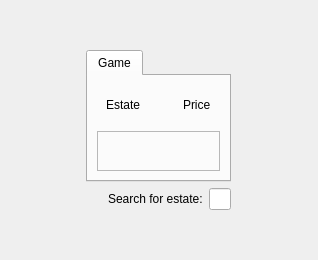
<?xml version="1.0" encoding="UTF-8"?>
<ui version="4.0">
  <class>Field</class>
  <widget class="QWidget" name="Field">
    <property name="geometry">
      <rect>
        <x>0</x>
        <y>0</y>
        <width>318</width>
        <height>260</height>
      </rect>
    </property>
    <property name="windowTitle">
      <string notr="true">Form</string>
    </property>
    <layout class="QGridLayout" name="gridLayout">
      <item row="0" column="3">
        <spacer name="verticalSpacer_2">
          <property name="orientation">
            <enum>Qt::Vertical</enum>
          </property>
          <property name="sizeHint" stdset="0">
            <size>
              <width>20</width>
              <height>128</height>
            </size>
          </property>
        </spacer>
      </item>
      <item row="2" column="0">
        <spacer name="horizontalSpacer">
          <property name="orientation">
            <enum>Qt::Horizontal</enum>
          </property>
          <property name="sizeHint" stdset="0">
            <size>
              <width>177</width>
              <height>20</height>
            </size>
          </property>
        </spacer>
      </item>
      <item row="2" column="5">
        <spacer name="horizontalSpacer_2">
          <property name="orientation">
            <enum>Qt::Horizontal</enum>
          </property>
          <property name="sizeHint" stdset="0">
            <size>
              <width>177</width>
              <height>20</height>
            </size>
          </property>
        </spacer>
      </item>
      <item row="3" column="3">
        <spacer name="verticalSpacer">
          <property name="orientation">
            <enum>Qt::Vertical</enum>
          </property>
          <property name="sizeHint" stdset="0">
            <size>
              <width>20</width>
              <height>128</height>
            </size>
          </property>
        </spacer>
      </item>
      <item row="2" column="3">
        <widget class="QWidget" name="centWidget" native="true">
          <layout class="QVBoxLayout" name="verticalLayout_2">
            <item>
              <widget class="QTabWidget" name="tabWidget">
                <property name="tabPosition">
                  <enum>QTabWidget::North</enum>
                </property>
                <property name="currentIndex">
                  <number>0</number>
                </property>
                <widget class="QWidget" name="tab_3">
                  <attribute name="title">
                    <string>Game</string>
                  </attribute>
                  <layout class="QVBoxLayout" name="verticalLayout_3">
                    <item>
                      <layout class="QVBoxLayout" name="center">
                        <item>
                          <layout class="QVBoxLayout" name="verticalLayout">
                            <item>
                              <widget class="QWidget" name="wEstate" native="true">
                                <layout class="QHBoxLayout" name="horizontalLayout_2">
                                  <item>
                                    <widget class="QLabel" name="lEstate">
                                      <property name="text">
                                        <string>Estate</string>
                                      </property>
                                    </widget>
                                  </item>
                                  <item>
                                    <spacer name="horizontalSpacer_5">
                                      <property name="orientation">
                                        <enum>Qt::Horizontal</enum>
                                      </property>
                                      <property name="sizeHint" stdset="0">
                                        <size>
                                          <width>40</width>
                                          <height>20</height>
                                        </size>
                                      </property>
                                    </spacer>
                                  </item>
                                  <item>
                                    <widget class="QLabel" name="lPrice">
                                      <property name="text">
                                        <string>Price</string>
                                      </property>
                                    </widget>
                                  </item>
                                </layout>
                              </widget>
                            </item>
                          </layout>
                        </item>
                      </layout>
                    </item>
                    <item>
                      <widget class="QFrame" name="fButtons">
                        <property name="frameShape">
                          <enum>QFrame::StyledPanel</enum>
                        </property>
                        <property name="frameShadow">
                          <enum>QFrame::Raised</enum>
                        </property>
                        <layout class="QHBoxLayout" name="horizontalLayout_3">
                          <item>
                            <layout class="QHBoxLayout" name="buttons">
                              <item>
                                <spacer name="horizontalSpacer_3">
                                  <property name="orientation">
                                    <enum>Qt::Horizontal</enum>
                                  </property>
                                  <property name="sizeHint" stdset="0">
                                    <size>
                                      <width>40</width>
                                      <height>20</height>
                                    </size>
                                  </property>
                                </spacer>
                              </item>
                              <item>
                                <spacer name="horizontalSpacer_4">
                                  <property name="orientation">
                                    <enum>Qt::Horizontal</enum>
                                  </property>
                                  <property name="sizeHint" stdset="0">
                                    <size>
                                      <width>40</width>
                                      <height>20</height>
                                    </size>
                                  </property>
                                </spacer>
                              </item>
                            </layout>
                          </item>
                        </layout>
                      </widget>
                    </item>
                  </layout>
                </widget>
              </widget>
            </item>
            <item>
              <widget class="QWidget" name="wSearch" native="true">
                <layout class="QHBoxLayout" name="horizontalLayout_4">
                  <property name="margin">
                    <number>0</number>
                  </property>
                  <item>
                    <widget class="QPushButton" name="bHideSearch">
                      <property name="sizePolicy">
                        <sizepolicy hsizetype="Fixed" vsizetype="Fixed">
                          <horstretch>0</horstretch>
                          <verstretch>0</verstretch>
                        </sizepolicy>
                      </property>
                      <property name="maximumSize">
                        <size>
                          <width>16</width>
                          <height>16</height>
                        </size>
                      </property>
                      <property name="text">
                        <string notr="true"/>
                      </property>
                      <property name="icon">
                        <iconset resource="../../../ressources.qrc">
                        <normaloff>:/images/tools/removetrade.png</normaloff>:/images/tools/removetrade.png</iconset>
                      </property>
                      <property name="flat">
                        <bool>true</bool>
                      </property>
                    </widget>
                  </item>
                  <item>
                    <widget class="QLabel" name="label">
                      <property name="text">
                        <string>Search for estate:</string>
                      </property>
                    </widget>
                  </item>
                  <item>
                    <widget class="QLineEdit" name="tfsearch"/>
                  </item>
                </layout>
              </widget>
            </item>
          </layout>
        </widget>
      </item>
    </layout>
  </widget>
  <resources>
    <include location="../../../ressources.qrc"/>
  </resources>
  <connections>
    <connection>
      <sender>bHideSearch</sender>
      <signal>clicked()</signal>
      <receiver>wSearch</receiver>
      <slot>hide()</slot>
      <hints>
        <hint type="sourcelabel">
          <x>99</x>
          <y>159</y>
        </hint>
        <hint type="destinationlabel">
          <x>168</x>
          <y>159</y>
        </hint>
      </hints>
    </connection>
    <connection>
      <sender>bHideSearch</sender>
      <signal>clicked()</signal>
      <receiver>tfsearch</receiver>
      <slot>clear()</slot>
      <hints>
        <hint type="sourcelabel">
          <x>89</x>
          <y>187</y>
        </hint>
        <hint type="destinationlabel">
          <x>218</x>
          <y>188</y>
        </hint>
      </hints>
    </connection>
  </connections>
</ui>
